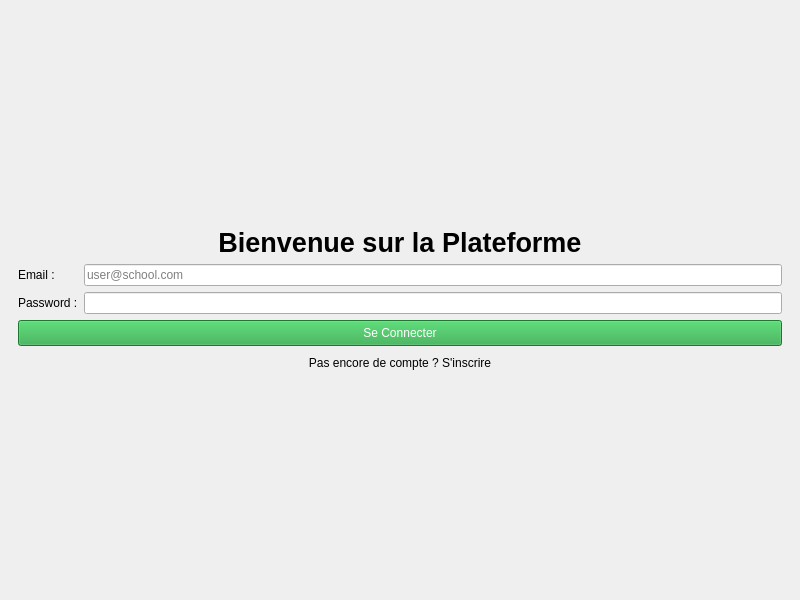
<?xml version="1.0" encoding="UTF-8"?>
<ui version="4.0">
 <class>MainWindow</class>
 <widget class="QMainWindow" name="MainWindow">
  <property name="geometry">
   <rect>
    <x>0</x>
    <y>0</y>
    <width>800</width>
    <height>600</height>
   </rect>
  </property>
  <property name="windowTitle">
   <string>Gestion de Cours - 1337</string>
  </property>
  <widget class="QWidget" name="centralwidget">
   <layout class="QVBoxLayout" name="verticalLayout">
    <item>
     <widget class="QStackedWidget" name="stackedWidget">
      <property name="currentIndex">
       <number>0</number>
      </property>
      <widget class="QWidget" name="pageLogin">
       <layout class="QVBoxLayout" name="verticalLayout_2">
        <item>
         <spacer name="verticalSpacer_1">
          <property name="orientation">
           <enum>Qt::Vertical</enum>
          </property>
          <property name="sizeHint" stdset="0">
           <size>
            <width>20</width>
            <height>40</height>
           </size>
          </property>
         </spacer>
        </item>
        <item>
         <widget class="QLabel" name="labelTitle">
          <property name="font">
           <font>
            <pointsize>20</pointsize>
            <bold>true</bold>
           </font>
          </property>
          <property name="text">
           <string>Bienvenue sur la Plateforme</string>
          </property>
          <property name="alignment">
           <set>Qt::AlignCenter</set>
          </property>
         </widget>
        </item>
        <item>
         <layout class="QFormLayout" name="formLayout">
          <property name="formAlignment">
           <set>Qt::AlignHCenter|Qt::AlignTop</set>
          </property>
          <item row="0" column="0">
           <widget class="QLabel" name="lblEmail">
            <property name="text">
             <string>Email :</string>
            </property>
           </widget>
          </item>
          <item row="0" column="1">
           <widget class="QLineEdit" name="lineEditEmail">
            <property name="placeholderText">
             <string>user@school.com</string>
            </property>
           </widget>
          </item>
          <item row="1" column="0">
           <widget class="QLabel" name="lblPass">
            <property name="text">
             <string>Password :</string>
            </property>
           </widget>
          </item>
          <item row="1" column="1">
           <widget class="QLineEdit" name="lineEditPassword">
            <property name="echoMode">
             <enum>QLineEdit::Password</enum>
            </property>
           </widget>
          </item>
         </layout>
        </item>
        <item>
         <widget class="QPushButton" name="btnLogin">
          <property name="text">
           <string>Se Connecter</string>
          </property>
          <property name="styleSheet">
           <string notr="true">background-color: #28a745; color: white; padding: 5px;</string>
          </property>
         </widget>
        </item>
        <item>
         <widget class="QPushButton" name="btnGoToSignup">
          <property name="text">
           <string>Pas encore de compte ? S'inscrire</string>
          </property>
          <property name="flat">
           <bool>true</bool>
          </property>
         </widget>
        </item>
        <item>
         <spacer name="verticalSpacer_2">
          <property name="orientation">
           <enum>Qt::Vertical</enum>
          </property>
          <property name="sizeHint" stdset="0">
           <size>
            <width>20</width>
            <height>40</height>
           </size>
          </property>
         </spacer>
        </item>
       </layout>
      </widget>
      <widget class="QWidget" name="pageProf">
       <layout class="QVBoxLayout" name="verticalLayout_3">
        <item>
         <widget class="QLabel" name="lblWelcomeProf">
          <property name="font">
           <font>
            <pointsize>16</pointsize>
           </font>
          </property>
          <property name="text">
           <string>Espace Professeur</string>
          </property>
          <property name="alignment">
           <set>Qt::AlignCenter</set>
          </property>
         </widget>
        </item>
        <item>
         <widget class="QPushButton" name="btnLogoutProf">
          <property name="text">
           <string>Déconnexion</string>
          </property>
         </widget>
        </item>
        <item>
         <spacer name="verticalSpacer_3">
          <property name="orientation">
           <enum>Qt::Vertical</enum>
          </property>
          <property name="sizeHint" stdset="0">
           <size>
            <width>20</width>
            <height>40</height>
           </size>
          </property>
         </spacer>
        </item>
       </layout>
      </widget>
      <widget class="QWidget" name="pageStudent">
       <layout class="QVBoxLayout" name="verticalLayout_4">
        <item>
         <widget class="QLabel" name="lblWelcomeStudent">
          <property name="font">
           <font>
            <pointsize>16</pointsize>
           </font>
          </property>
          <property name="text">
           <string>Espace Étudiant</string>
          </property>
          <property name="alignment">
           <set>Qt::AlignCenter</set>
          </property>
         </widget>
        </item>
        <item>
         <widget class="QPushButton" name="btnLogoutStudent">
          <property name="text">
           <string>Déconnexion</string>
          </property>
         </widget>
        </item>
        <item>
         <spacer name="verticalSpacer_4">
          <property name="orientation">
           <enum>Qt::Vertical</enum>
          </property>
          <property name="sizeHint" stdset="0">
           <size>
            <width>20</width>
            <height>40</height>
           </size>
          </property>
         </spacer>
        </item>
       </layout>
      </widget>
     </widget>
    </item>
   </layout>
  </widget>
 </widget>
 <resources/>
 <connections/>
</ui>
